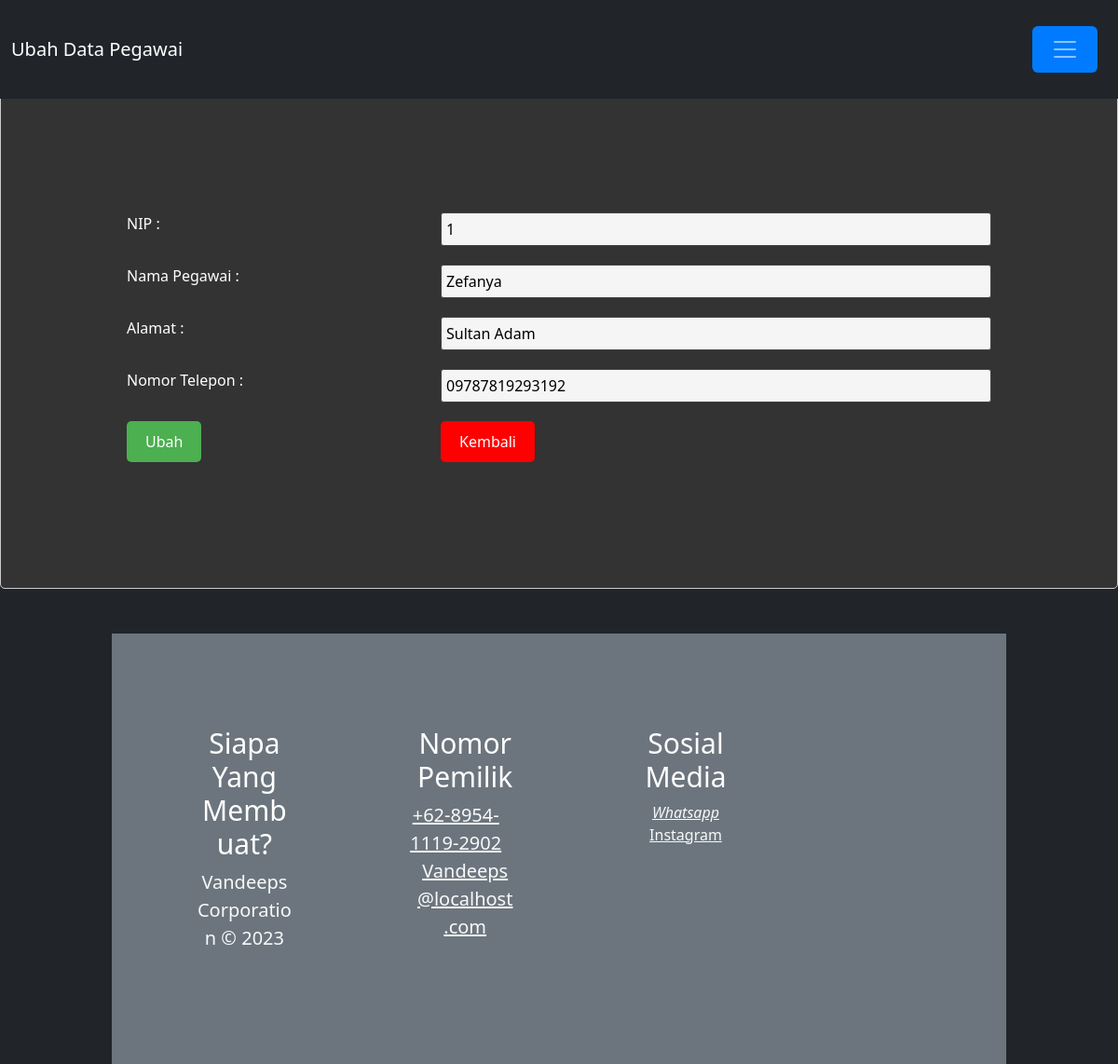
/editpegawai.php?NIP=1, run on an earlier commit of the app's database.
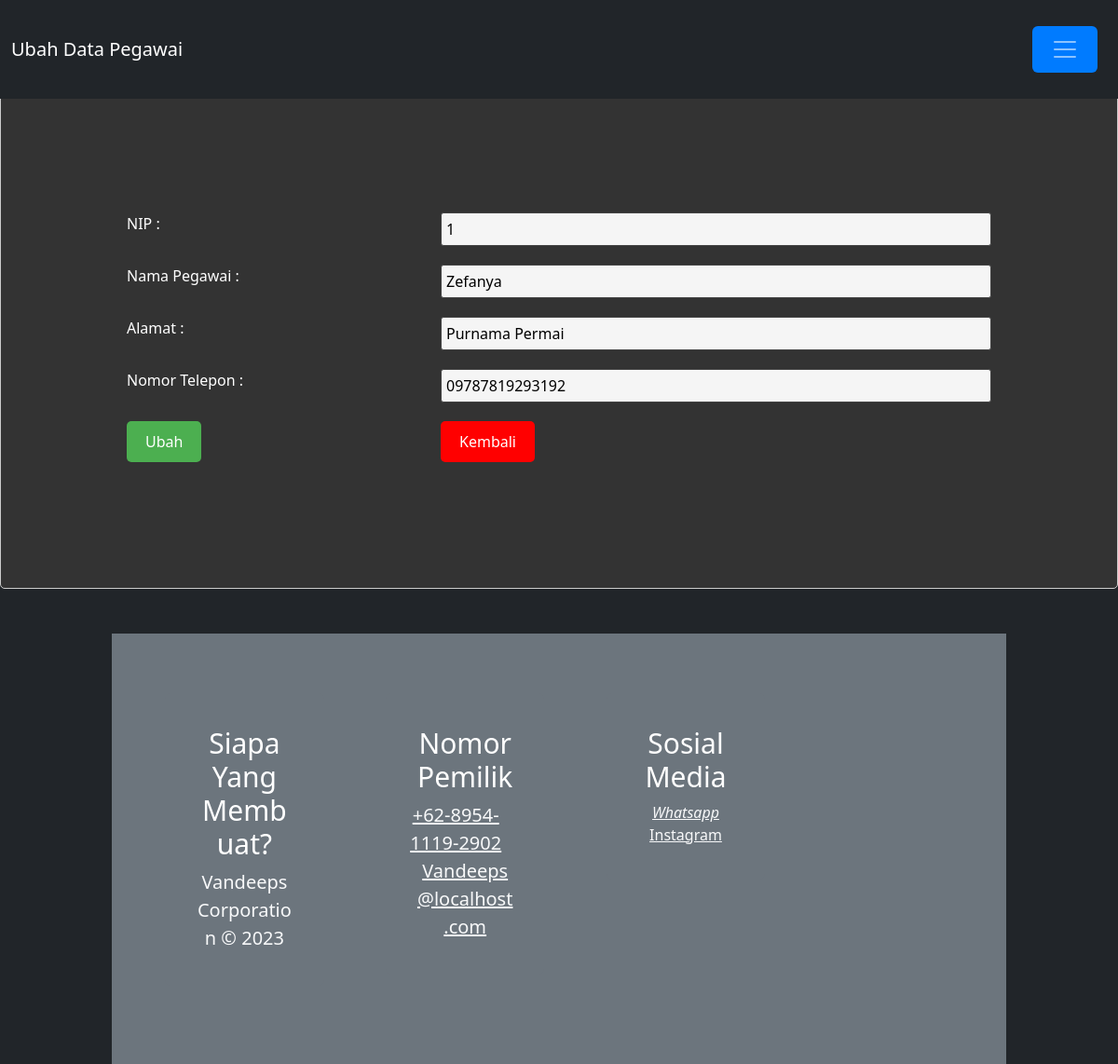
And on a later commit of the database.
### tables this page shows
CREATE TABLE `data_karyawan` (
  `NIP` varchar(16) NOT NULL,
  `nama` varchar(100) NOT NULL,
  `alamat` varchar(100) NOT NULL,
  `hp` varchar(16) NOT NULL
);

### editpegawai.php (the view, shortened to what this page needs)
<!DOCTYPE html>
<html lang="en">
<head>
    <link rel="stylesheet" href="style1.css" />
  <link href="https://cdn.jsdelivr.net/npm/bootstrap@5.3.1/dist/css/bootstrap.min.css" rel="stylesheet">
</head>
<body>
<a class="btn btn-primary" data-bs-toggle="offcanvas" href="#offcanvasExample" role="button" aria-controls="offcanvasExample">
</a>
<nav class="navbar navbar-dark bg-dark fixed-top">
  <div class="container-fluid">
    <a class="navbar-brand" href="#">Ubah Data Pegawai</a>
    <button class="navbar-toggler" type="button" data-bs-toggle="offcanvas" data-bs-target="#offcanvasDarkNavbar" aria-controls="offcanvasDarkNavbar" aria-label="Toggle navigation">
      <span class="navbar-toggler-icon"></span>
    </button>
  </div>
</nav>
</head>
<body>
<h3 align="center">Ubah Data</h3>
    <?php
    include "koneksi.php";
    if(isset($_GET['NIP'])){
    $a = $_GET['NIP'];
    $data =  "SELECT * FROM data_karyawan WHERE NIP = '$a'";
    $sql = mysqli_query($koneksi,$data);
    while ($data = mysqli_fetch_array($sql)){
        ?>
  <form action="proceditpegawai.php" method="post">
    <table>
      <tbody>
      <tr>
                <td>NIP : </td>
                <td><input type="text" name="NIP" maxlength="11" value="<?php echo $data['NIP']?>" readonly=""></td>
            </tr>
            <tr>
                <td>Nama Pegawai : </td>
                <td><input type="text" name="nama" maxlength="100" value="<?php echo $data['nama']?>"></td>
            </tr>
            <tr>
                <td>Alamat : </td>
                <td><input type="text" name="alamat" maxlength="100" value="<?php echo $data['alamat']?>"></td>
            </tr>
            <tr>
                <td>Nomor Telepon : </td>
                <td><input type="text" name="hp" maxlength="100" value="<?php echo $data['hp']?>"></td>
            </tr>
            <tr>
                <td><input class="button-simpan" type="submit" value="Ubah"></td>
                <td><input class="button-kembali" type="button" value="Kembali" onclick="history.go(-1);"></td>
            </tr>
    </table>
    </form>
    <?php
    }
}
    ?>
<footer>
		<div class="jumbotron jumbotron-fluid bg-secondary p-4 mt-5 mb-0">
			<div class="container">
				<div class="row">
					<div class="col-12 col-sm-12 col-md-12 col-lg-4 col-xl-4 cizgi">
						<div class="card bg-secondary border-0">
							<div class="card-body text-light text-center">
								<h5 class="card-title text-white display-4" style="font-size:30px">Siapa Yang Membuat?</h5>
							<p class="d-inline lead">Vandeeps Corporation © 2023<br>
							</p>
							</div>
						</div>
					</div>
					<div class="col-12 col-sm-12 col-md-6 col-lg-4 col-xl-4 cizgi">
						<div class="card bg-secondary border-0">
							<div class="card-body text-center">
								<h5 class="card-title text-white display-4" style="font-size:30px">Nomor Pemilik</h5>
								<a class="text-light d-block lead" style="margin-left: -20px" href="https://wa.me/+62895411192902"><i class="fa fa-phone mr-2"></i>+62-8954-1119-2902</a>
								<a class="text-light d-block lead" href="#"><i class="fa fa-envelope mr-2"></i>Vandeeps@localhost.com</a>
							</div>
						</div>
					</div>
					<div class="col-12 col-sm-12 col-md-6 col-lg-4 col-xl-4">
						<div class="card bg-secondary border-0">
							<div class="card-body text-center">
							<h5 class="card-title text-white display-4" style="font-size:30px">Sosial Media</h5>
									<a class="text-light" href="https://wa.me/+62895411192902"><i class="fa fa-twitter-square fa-fw fa-2x">Whatsapp</i></a>
									<a class="text-light" href="https://instagram.com/evannsss._?igshid=OGQ5ZDc2ODk2ZA=="><i class="fa fa-instagram fa-fw fa-2x"></i>Instagram</a>
							</div>
						</div>
					</div>
				</div>
			</div>
		</div>
	</footer>
</body>
</html>

What changed in the data, as far as the page shows it:
changed data_karyawan "Zefanya": alamat "Sultan Adam" → "Purnama Permai"
